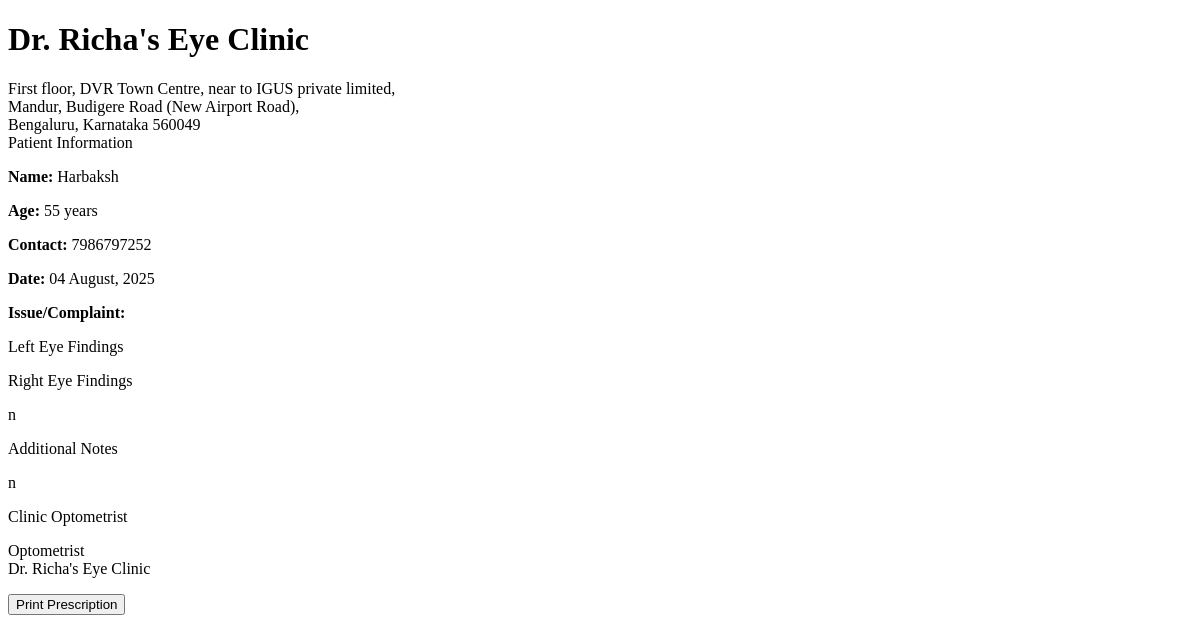
The page /print-prescription/optometrist/1 (signed in) on the database its author committed.
### models.py (models this page shows, shortened)
class Patient(UserMixin, db.Model):
    id = db.Column(db.Integer, primary_key=True)
    full_name = db.Column(db.String(100), nullable=False)
    mobile_number = db.Column(db.String(15), nullable=False)
    email = db.Column(db.String(100), nullable=True)
    age = db.Column(db.Integer, nullable=False)
    sex = db.Column(db.String(10), nullable=True)
    password_hash = db.Column(db.String(256), nullable=True)
    is_registered = db.Column(db.Boolean, default=False)
    created_at = db.Column(db.DateTime, nullable=False, default=datetime.utcnow)
    appointments = db.relationship('Appointment', backref='patient', lazy=True)
    doctor_prescriptions = db.relationship('DoctorPrescription', backref='patient', lazy=True)
    optometrist_prescriptions = db.relationship('OptometristPrescription', backref='patient', lazy=True)

class OptometristPrescription(db.Model):
    id = db.Column(db.Integer, primary_key=True)
    patient_id = db.Column(db.Integer, db.ForeignKey('patient.id'), nullable=False)
    assistant_id = db.Column(db.Integer, db.ForeignKey('assistant.id'), nullable=False)
    prescription_date = db.Column(db.DateTime, default=datetime.utcnow)
    visit_date = db.Column(db.Date, nullable=True)
    branch = db.Column(db.String(100), nullable=True)
    present_complaints = db.Column(db.Text, nullable=True)
    vision_distance_re = db.Column(db.String(50), nullable=True)  # Right Eye Distance
    vision_distance_le = db.Column(db.String(50), nullable=True)  # Left Eye Distance
    vision_near_re = db.Column(db.String(50), nullable=True)     # Right Eye Near
    vision_near_le = db.Column(db.String(50), nullable=True)     # Left Eye Near
    current_medication_type = db.Column(db.String(100), nullable=True)
    current_medication_name = db.Column(db.String(200), nullable=True)
    current_medication_dosage = db.Column(db.String(100), nullable=True)
    current_medication_eye = db.Column(db.String(20), nullable=True)
    current_medication_remarks = db.Column(db.Text, nullable=True)
    undilated_re_sph = db.Column(db.String(20), nullable=True)
    undilated_re_cyl = db.Column(db.String(20), nullable=True)
    undilated_re_axis = db.Column(db.String(20), nullable=True)
    undilated_re_prism = db.Column(db.String(20), nullable=True)
    undilated_re_va = db.Column(db.String(20), nullable=True)
    undilated_re_nv = db.Column(db.String(20), nullable=True)
    undilated_le_sph = db.Column(db.String(20), nullable=True)
    undilated_le_cyl = db.Column(db.String(20), nullable=True)
    undilated_le_axis = db.Column(db.String(20), nullable=True)
    undilated_le_prism = db.Column(db.String(20), nullable=True)
    undilated_le_va = db.Column(db.String(20), nullable=True)
    undilated_le_nv = db.Column(db.String(20), nullable=True)
    dilated_re_sph = db.Column(db.String(20), nullable=True)
    dilated_re_cyl = db.Column(db.String(20), nullable=True)
    dilated_re_axis = db.Column(db.String(20), nullable=True)
    dilated_re_prism = db.Column(db.String(20), nullable=True)
    dilated_re_va = db.Column(db.String(20), nullable=True)
    dilated_re_nv = db.Column(db.String(20), nullable=True)
    dilated_le_sph = db.Column(db.String(20), nullable=True)
    dilated_le_cyl = db.Column(db.String(20), nullable=True)
    dilated_le_axis = db.Column(db.String(20), nullable=True)
    dilated_le_prism = db.Column(db.String(20), nullable=True)
    dilated_le_va = db.Column(db.String(20), nullable=True)
    dilated_le_nv = db.Column(db.String(20), nullable=True)
    iop_time = db.Column(db.String(20), nullable=True)
    iop_method = db.Column(db.String(50), nullable=True)
    iop_od = db.Column(db.String(20), nullable=True)
    iop_os = db.Column(db.String(20), nullable=True)
    iop_dl = db.Column(db.String(20), nullable=True)
    iop_pachy = db.Column(db.String(20), nullable=True)
    iop_remarks = db.Column(db.Text, nullable=True)
    final_re_sph = db.Column(db.String(20), nullable=True)
    final_re_cyl = db.Column(db.String(20), nullable=True)
    final_re_axis = db.Column(db.String(20), nullable=True)
    final_re_prism = db.Column(db.String(20), nullable=True)
    final_re_va = db.Column(db.String(20), nullable=True)
    final_re_nv = db.Column(db.String(20), nullable=True)
    final_le_sph = db.Column(db.String(20), nullable=True)
    final_le_cyl = db.Column(db.String(20), nullable=True)
    final_le_axis = db.Column(db.String(20), nullable=True)
    final_le_prism = db.Column(db.String(20), nullable=True)
    final_le_va = db.Column(db.String(20), nullable=True)
    final_le_nv = db.Column(db.String(20), nullable=True)
    old_distance_re_sph = db.Column(db.String(20), nullable=True)
    old_distance_re_cyl = db.Column(db.String(20), nullable=True)
    old_distance_re_axis = db.Column(db.String(20), nullable=True)
    old_distance_re_va = db.Column(db.String(20), nullable=True)
    old_distance_le_sph = db.Column(db.String(20), nullable=True)
    old_distance_le_cyl = db.Column(db.String(20), nullable=True)
    old_distance_le_axis = db.Column(db.String(20), nullable=True)
    old_distance_le_va = db.Column(db.String(20), nullable=True)
    old_add_re = db.Column(db.String(20), nullable=True)
    old_add_le = db.Column(db.String(20), nullable=True)
    type_of_glasses = db.Column(db.String(100), nullable=True)
    glass_usage = db.Column(db.String(100), nullable=True)
    product = db.Column(db.String(200), nullable=True)
    type_of_lens = db.Column(db.String(100), nullable=True)
    lens_material = db.Column(db.String(100), nullable=True)
    gp_advised_by = db.Column(db.String(100), nullable=True)
    opto_student = db.Column(db.String(100), nullable=True)
    keratometer_readings = db.Column(db.Text, nullable=True)
    general_remarks = db.Column(db.Text, nullable=True)
    recommendations = db.Column(db.Text, nullable=True)
    notes = db.Column(db.Text, nullable=True)
    created_at = db.Column(db.DateTime, default=datetime.utcnow)

class Staff(UserMixin, db.Model):
    __abstract__ = True
    id = db.Column(db.Integer, primary_key=True)
    username = db.Column(db.String(64), unique=True, nullable=False)
    email = db.Column(db.String(120), unique=True, nullable=False)
    password_hash = db.Column(db.String(256), nullable=False)
    full_name = db.Column(db.String(100), nullable=False)
    mobile_number = db.Column(db.String(15), nullable=False)

class Assistant(Staff):
    __tablename__ = 'assistant'
    position = db.Column(db.String(100), nullable=True, default='Optometrist')
    full_name = db.Column(db.String(100), nullable=True, default='Optometrist')
    joining_date = db.Column(db.Date, nullable=True)
    salary_records = db.relationship('Salary', backref='assistant', lazy=True)

### routes.py (the view)
@app.route('/print-prescription/<string:type>/<int:prescription_id>')
@login_required
def print_prescription(type, prescription_id):
    if not (isinstance(current_user, Doctor) or isinstance(current_user, Assistant) or isinstance(current_user, Admin)):
        flash('Access denied. Staff privileges required.', 'danger')
        return redirect(url_for('index'))
    if type == 'doctor':
        prescription = DoctorPrescription.query.get_or_404(prescription_id)
        template = 'doctor/print_prescription.html'
    elif type == 'optometrist':
        prescription = OptometristPrescription.query.get_or_404(prescription_id)
        template = 'assistant/print_prescription.html'
    else:
        flash('Invalid prescription type', 'danger')
        return redirect(url_for('index'))
    return render_template(template, prescription=prescription)

### app.py (called while the page is built)
@login_manager.user_loader
def load_user(user_id):
    from models import Doctor, Assistant, Admin, Patient
    try:
        if user_id.startswith('doctor_'):
            return Doctor.query.get(int(user_id.split('_')[1]))
        elif user_id.startswith('assistant_'):
            return Assistant.query.get(int(user_id.split('_')[1]))
        elif user_id.startswith('admin_'):
            return Admin.query.get(int(user_id.split('_')[1]))
        else:
            return Patient.query.get(int(user_id))
    except (ValueError, AttributeError):
        return None

### routes.py (called while the page is built)
@app.context_processor
def inject_now():
    return {'now': datetime.now()}

### templates/assistant/print_prescription.html (shortened to what this page needs)
<!DOCTYPE html>
<html>
<head>
</head>
<body>
    <div class="header">
        <h1>Dr. Richa's Eye Clinic</h1>
        <div class="clinic-info">
            First floor, DVR Town Centre, near to IGUS private limited,<br>
            Mandur, Budigere Road (New Airport Road),<br>
            Bengaluru, Karnataka 560049
        </div>
    </div>
    <div class="patient-info">
        <div class="section-title">Patient Information</div>
        <p><strong>Name:</strong> {{ prescription.patient.full_name }}</p>
        <p><strong>Age:</strong> {{ prescription.patient.age }} years</p>
        <p><strong>Contact:</strong> {{ prescription.patient.mobile_number }}</p>
        <p><strong>Date:</strong> {{ prescription.prescription_date.strftime('%d %B, %Y') }}</p>
        <p><strong>Issue/Complaint:</strong> {{ prescription.vision_test }}</p>
    </div>
    <div class="findings-section">
        <div class="eye-findings">
            <div class="section-title">Left Eye Findings</div>
        </div>
        <div class="eye-findings">
            <div class="section-title">Right Eye Findings</div>
            <p>{{ prescription.recommendations }}</p>
        </div>
    </div>
    <div class="additional-notes">
        <div class="section-title">Additional Notes</div>
        <p>{{ prescription.notes }}</p>
    </div>
    <div class="footer">
        <p class="signature">{{ current_user.full_name }}</p>
        <p>Optometrist<br>
        Dr. Richa's Eye Clinic</p>
    </div>
    <div class="no-print text-center mt-4">
        <button onclick="window.print()" class="btn btn-primary">Print Prescription</button>
    </div>
</body>
</html>

### rows shown on the page
Patient: patient.full_name "Harbaksh", patient.age "55", patient.mobile_number "7986797252"
OptometristPrescription: prescription_date "04 August, 2025", recommendations "n", notes "n"
Assistant: full_name "Clinic Optometrist"
